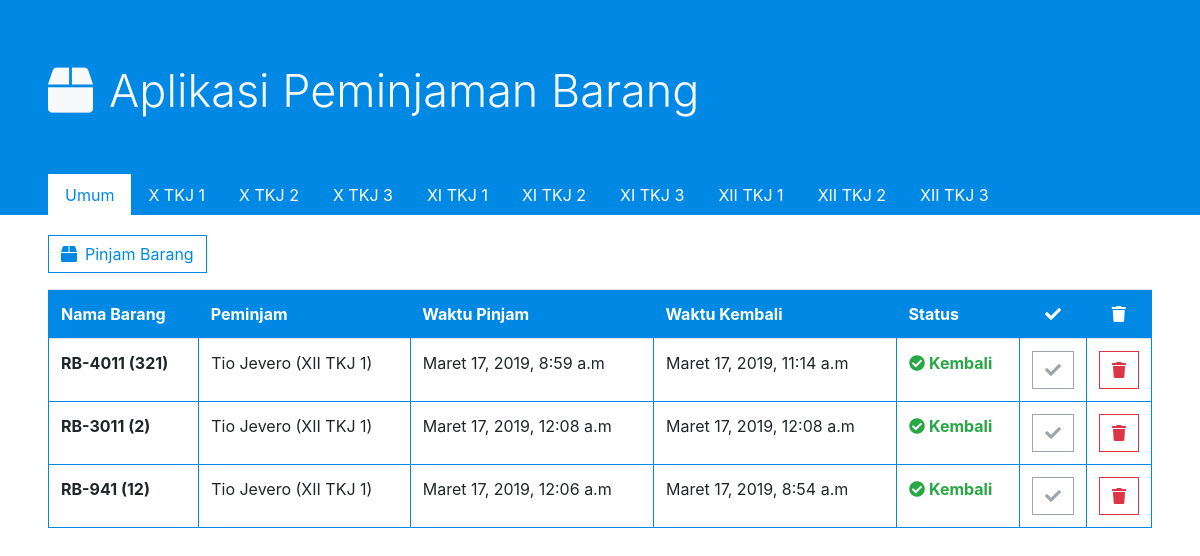
The page / on the database its author committed.
### dashboard/models.py (models this page shows, shortened)
class barang(models.Model):
    barang = models.CharField(max_length=250)
    nomor_barang  = models.CharField(max_length=200)
    peminjam = models.CharField(max_length=200)
    daftar_kelas = (
        ('X TKJ 1', 'X TKJ 1' ),
        ('X TKJ 2', 'X TKJ 2'),
        ('X TKJ 3', 'X TKJ 3'),
        ('XI TKJ 1', 'XI TKJ 1'),
        ('XI TKJ 2', 'XI TKJ 2'),
        ('XI TKJ 3', 'XI TKJ 3'),
        ('XII TKJ 1', 'XII TKJ 1'),
        ('XII TKJ 2', 'XII TKJ 2'),
        ('XII TKJ 3', 'XII TKJ 3'),
        ('Kelas Lain', 'Kelas Lain'),
    )
    kelas_peminjam = models.CharField(
        max_length = 50,
        choices = daftar_kelas,
        default = 'Kelas Lain'
    )
    waktu_pinjam = models.DateTimeField(default=timezone.now)
    waktu_kembali = models.DateTimeField(blank=True, null=True, editable=False)
    status = models.CharField(max_length = 50,blank=True, null=True)

### dashboard/views.py (the view)
# urls.py: path('', views.home, name='home'),
def home(request):
    form_barang = barangForm(request.POST or None)
    list_pinjaman = models.barang.objects.order_by('-waktu_pinjam')
    barang = models.barang.objects.all()
    if request.method == 'POST':
        if form_barang.is_valid():
            form_barang.save()
            print('list peminjaman barang',form_barang.data['barang'],'nomor ({})'.format(form_barang.data['nomor_barang']), 'ditambahkan ')
            return redirect('/')
    context = {
        'form':form_barang,
        'listpinjaman':list_pinjaman,
    }
    return render(request, 'home.html', context)

### templates/home.html (shortened to what this page needs)
{% extends 'base.html' %}
{% load static %}
{% block blockname %}
<div class="jumbotron pb-0 bg-skyblue rounded-0 text-light mb-1">
    <h1 class="display-4 ml-3 " style="font-size: 45px;"><i class="fa fa-box mr-3"></i>Aplikasi Peminjaman Barang</h1>
    <ul class="nav ml-3 nav-tabs pt-2 mt-5 border-bottom-0 ">
        <li class="nav-item">
          <a class="nav-link active border-white text-skyblue  rounded-0 " href="/">Umum</a>
        </li>
        <li class="nav-item">
          <a class="nav-link text-white rounded-0" href="#">X TKJ 1</a>
        </li>
        <li class="nav-item">
            <a class="nav-link text-white rounded-0" href="#">X TKJ 2</a>
        </li>
        <li class="nav-item">
            <a class="nav-link text-white rounded-0" href="#">X TKJ 3</a>
        </li>
        <li class="nav-item">
          <a class="nav-link text-white rounded-0" href="#">XI TKJ 1</a>
        </li>
        <li class="nav-item">
            <a class="nav-link text-white rounded-0" href="#">XI TKJ 2</a>
        </li>
        <li class="nav-item">
            <a class="nav-link text-white rounded-0" href="#">XI TKJ 3</a>
        </li>
        <li class="nav-item">
            <a class="nav-link text-white rounded-0" href="#">XII TKJ 1</a>
        </li>
        <li class="nav-item">
            <a class="nav-link text-white rounded-0" href="#">XII TKJ 2</a>
        </li>
        <li class="nav-item">
            <a class="nav-link text-white rounded-0" href="#">XII TKJ 3</a>
        </li>
      </ul>
</div>
    <div class="contain pr-5 pl-5">
        <button type="button" class="btn btn-outline-skyblue rounded-0 mt-3" data-toggle="modal" data-target="#pinjambarangform"><i class="fa fa-box mr-2"></i>Pinjam Barang</button>
        <table class="table mt-3 border-skyblue mb-5">
            <thead class="bg-skyblue text-white">
                <tr>
                    <th scope="col" class="border-bottom-0">Nama Barang</th>
                    <th scope="col" class="border-bottom-0">Peminjam</th>
                    <th scope="col" class="border-bottom-0">Waktu Pinjam</th>
                    <th scope="col" class="border-bottom-0">Waktu Kembali</th>
                    <th scope="col" class="border-bottom-0">Status</th>
                    <th scope="col" class="text-center border-bottom-0 pr-0 pl-0" style="width: 30px;"><i class="fa fa-check"></i></th>
                    <th scope="col" class="text-center border-bottom-0 pr-0 pl-0" style="width: 30px;"><i class="fa fa-trash"></i></th>
                </tr>
            </thead>
            <tbody class="border-skyblue">
                {% for list in listpinjaman %}
                    <tr class="border-skyblue">
                        <th scope="row" class="border-skyblue">{{list.barang}} ({{list.nomor_barang}})</th>
                        <td class="border-skyblue">{{ list.peminjam }} ({{ list.kelas_peminjam }})</td>
                        <td class="border-skyblue">{{ list.waktu_pinjam }}</td>
                        <td class="border-skyblue">{% if  list.waktu_kembali == None %} {% else %}{{ list.waktu_kembali }} {% endif %} </td>
                        <td class="border-skyblue {% if  list.waktu_kembali == None %} text-danger {% else %} text-success {% endif %} text-bold">{% if  list.waktu_kembali == None %} <i class="fa fa-times-circle mr-1"></i>Belum Kembali{% else %}<i class="fa fa-check-circle mr-1"></i>Kembali {% endif %}</td>
                        <td class="border-skyblue text-success text-bold text-center"><a href=" {% url 'barang_kembali' list.id %} " class="btn {% if list.waktu_kembali %} btn-outline-secondary {% else %} btn-outline-success {% endif %} rounded-0 {% if list.waktu_kembali %} disabled {% endif %}"><i class="fa fa-check"></i></a></td>
                        <td class="border-skyblue text-success text-bold text-center"><a href=" {% url 'hapus_list' list.id %} " class="btn btn-outline-secondary btn-outline-danger rounded-0 "><i class="fa fa-trash"></i></a></td>
                    </tr>
                {% endfor %}
            </tbody>
        </table>
    </div>
{% endblock blockname %}

### templates/base.html (shortened to what this page needs)
{% load static %}
<!DOCTYPE html>
<html lang="en">
<head>
    <link rel="stylesheet" href="https://stackpath.bootstrapcdn.com/bootstrap/4.1.3/css/bootstrap.min.css">
    <link rel="stylesheet" href="https://use.fontawesome.com/releases/v5.7.2/css/all.css">
    <link rel="stylesheet" href="{% static 'css/style.css' %}">
</head>
<body>
    {% block blockname %}
    {% endblock blockname %}
</body>
</html>

### static/css/style.css (style rules this page uses)
.bg-skyblue { background : #0089e4 !important; }
.text-skyblue { color: #0089e4 !important; }
.btn-outline-skyblue { border: 1px solid #0089e4; background: none; color: #0089e4; }
.border-skyblue { border: 1px solid #0089e4; }
.text-bold { font-weight: bold; }

### rows shown on the page
barang: barang "RB-4011", nomor_barang "321", peminjam "Tio Jevero", kelas_peminjam "XII TKJ 1", waktu_pinjam "Maret 17, 2019, 8:59 a.m", waktu_kembali "Maret 17, 2019, 11:14 a.m", shows "Kembali"
barang: barang "RB-3011", nomor_barang "2", peminjam "Tio Jevero", kelas_peminjam "XII TKJ 1", waktu_pinjam "Maret 17, 2019, 12:08 a.m", waktu_kembali "Maret 17, 2019, 12:08 a.m", shows "Kembali"
barang: barang "RB-941", nomor_barang "12", peminjam "Tio Jevero", kelas_peminjam "XII TKJ 1", waktu_pinjam "Maret 17, 2019, 12:06 a.m", waktu_kembali "Maret 17, 2019, 8:54 a.m", shows "Kembali"
